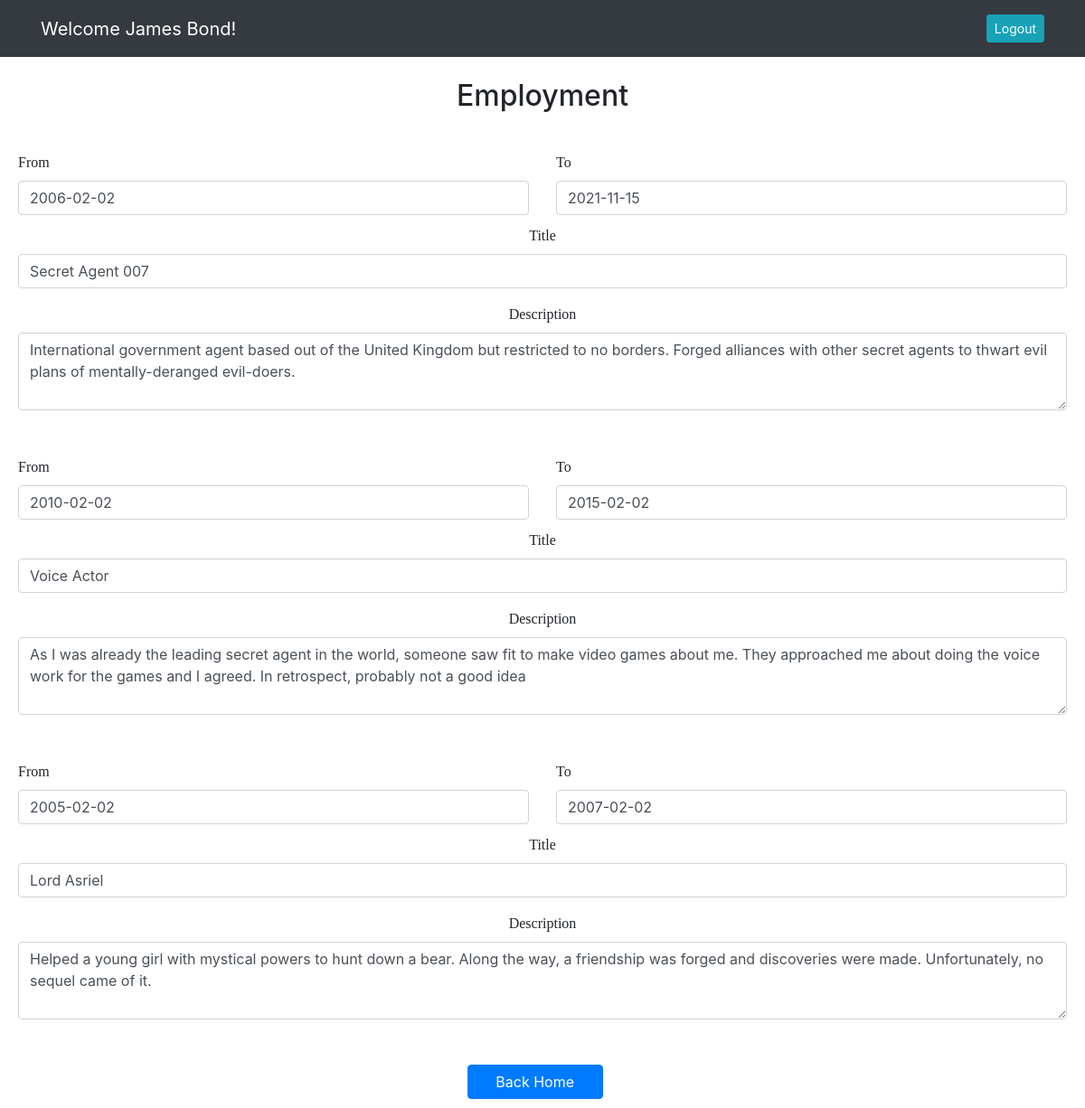
The page /editemploymentpage (signed in) on the database as committed earlier.
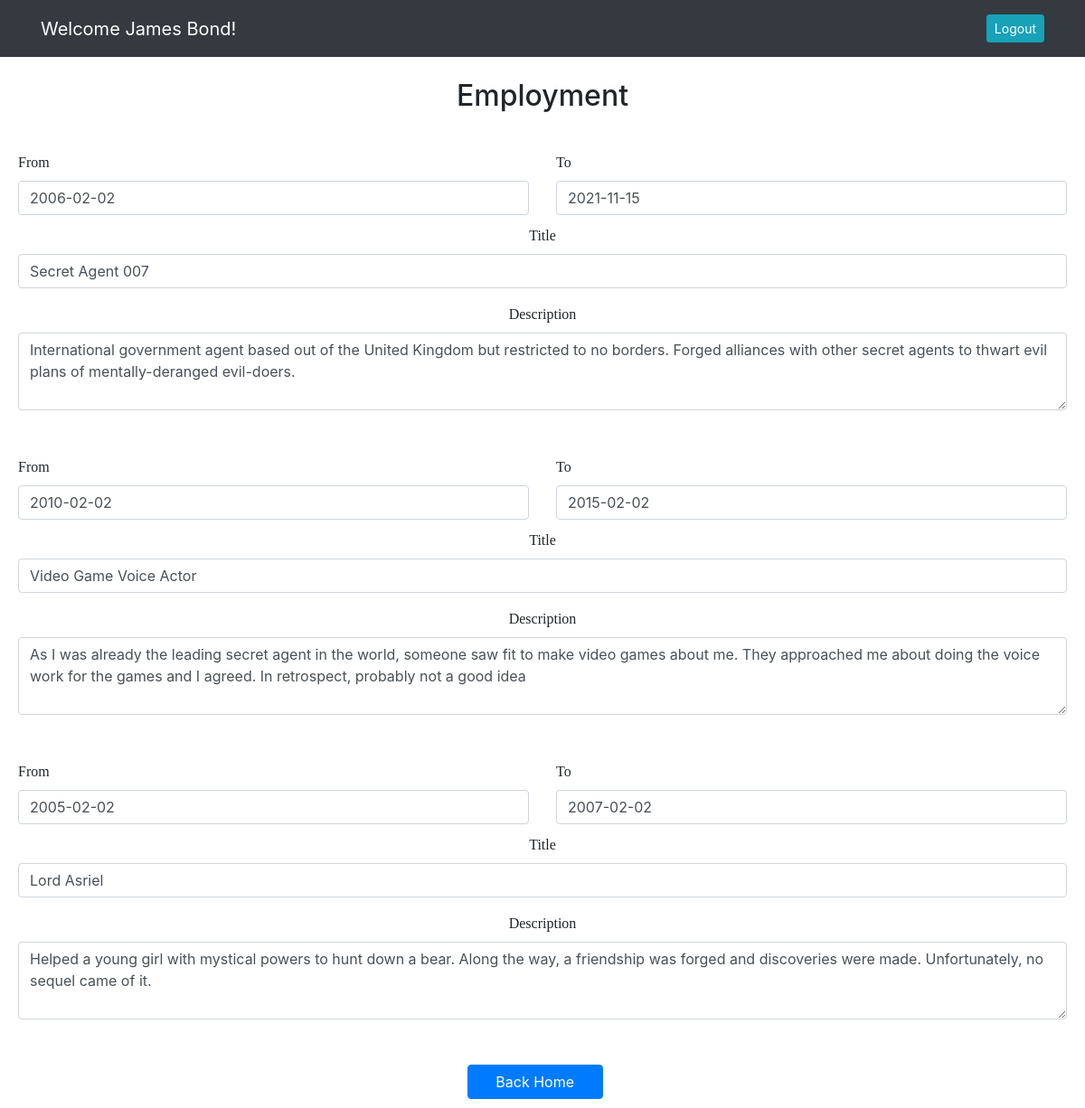
The same page on the database as committed later.
### resume_app/models.py (models this page shows)
class Employment(models.Model):
    date_from1 = models.DateField(blank=True, null=False)
    date_to1 = models.DateField(blank=False, null=True)
    title1 = models.CharField(blank=True, max_length=100)
    desc1 = models.TextField(blank=True)
    date_from2 = models.DateField(blank=True, null=True)
    date_to2 = models.DateField(blank=True, null=True)
    title2 = models.CharField(blank=True, max_length=100)
    desc2 = models.TextField(blank=True)
    date_from3 = models.DateField(blank=True, null=True)
    date_to3 = models.DateField(blank=True, null=True)
    title3 = models.CharField(blank=True, max_length=100)
    desc3 = models.TextField(blank=True)
    user = models.ForeignKey(User, related_name="employments", on_delete=models.CASCADE)
    created_at = DateTimeField(auto_now_add=True)
    updated_at = DateTimeField(auto_now=True)
    objects = EmploymentManager()

### resume_app/views.py (the view)
# urls.py: path('editemploymentpage', views.editemploymentpage),
def editemploymentpage(request):
    if 'id' not in request.session:
        return redirect('/')
    else:
        context = {
            'date': 'Y-m-d',
            'user': User.objects.get(id = request.session['id'])
        }
    return render(request, 'editemployment.html', context)

### resume_app/templates/editemployment.html (shortened to what the changed rows need)
<!DOCTYPE html>
<html lang="en">
<head>
    <link rel="stylesheet" href="https://stackpath.bootstrapcdn.com/bootstrap/4.5.2/css/bootstrap.min.css"
>
    {% load static %}
    <link rel="stylesheet" href="{% static 'css/expemp.css' %}">
</head>
<body>
    <br>
    <h2>Employment</h2>
    <br>
    <div id="emp_form">
        <form action="/editemployment" method="POST" id="employment">
            {% for employment in user.employments.all %}
            <div class="emp_form">
                <div class="row">
                    <div class="col">
                        <label for="date_from" class="form-label">From</label>
                        <input type="date|date:%Y-%m-%d" class="form-control" id="emp_from" value="{{employment.date_from1|date:date}}" name="date_from1">
                    </div>
                    <div class="col">
                        <label for="date_to" class="form-label">To</label>
                        <input type="date|date:%Y-%m-%d" class="form-control" id="emp_to" value="{{employment.date_to1|date:date}}" name="date_to1">
                    </div>
                </div>
                <div class="mb-3" id="title_div">
                    <label for="title" class="form-label">Title</label>
                    <input type="text" class="form-control" id="emp_title" value="{{employment.title1}}" name="title1">
                </div>
                <div class="mb-3">
                    <label for="desc" class="desc-form-label">Description</label>
                    <textarea class="form-control" id="emp_desc" rows="3" name="desc1">{{employment.desc1}}</textarea>
                </div>
            </div>
            <div class="emp_form">
                <div class="row">
                    <div class="col">
                        <label for="date_from" class="form-label">From</label>
                        <input type="date|date:%Y-%m-%d" class="form-control" id="emp_from" value="{{employment.date_from2|date:date}}" name="date_from2">
                    </div>
                    <div class="col">
                        <label for="date_to" class="form-label">To</label>
                        <input type="date|date:%Y-%m-%d" class="form-control" id="emp_to" value="{{employment.date_to2|date:date}}" name="date_to2">
                    </div>
                </div>
                <div class="mb-3" id="title_div">
                    <label for="title" class="form-label">Title</label>
                    <input type="text" class="form-control" id="emp_title" value="{{employment.title2}}" name="title2">
                </div>
                <div class="mb-3">
                    <label for="desc" class="desc-form-label">Description</label>
                    <textarea class="form-control" id="emp_desc" rows="3" name="desc2">{{employment.desc2}}</textarea>
                </div>
            </div>
            <div class="emp_form">
                <div class="row">
                    <div class="col">
                        <label for="date_from" class="form-label">From</label>
                        <input type="date|date:%Y-%m-%d" class="form-control" id="emp_from" value="{{employment.date_from3|date:date}}" name="date_from3">
                    </div>
                    <div class="col">
                        <label for="date_to" class="form-label">To</label>
                        <input type="date|date:%Y-%m-%d" class="form-control" id="emp_to" value="{{employment.date_to3|date:date}}" name="date_to3">
                    </div>
                </div>
                <div class="mb-3" id="title_div">
                    <label for="title" class="form-label">Title</label>
                    <input type="text" class="form-control" id="emp_title" value="{{employment.title3}}" name="title3">
                </div>
                <div class="mb-3">
                    <label for="desc" class="desc-form-label">Description</label>
                    <textarea class="form-control" id="emp_desc" rows="3" name="desc3">{{employment.desc3}}</textarea>
                </div>
            </div>
            {% endfor %}
        </form>
    </div>
</body>

Rows that differ between the two databases and show on the page:
changed Employment "Secret Agent 007": title2 "Voice Actor" → "Video Game Voice Actor"
